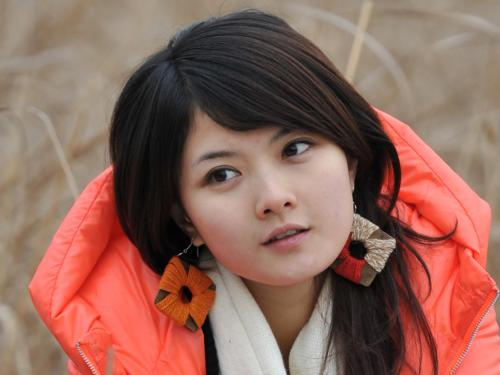
#> input picture shou.jpg, 500 x 375 px
$ python img_utils_demo.py
#> lines starting #> are read from the running program, lines starting #| are printed output that depends on the picture
#> in demo, image is the input picture: shape (375, 500, 3); mean R, G, B 144.7, 102, 90.5
### img_utils.py

import numpy as np
from skimage.transform import rescale

np.seterr(divide='ignore', invalid='ignore')

# [31 lines left out: function mls_affine_deformation_1pt, not called in this run]

def mls_affine_deformation(image, p, q, alpha=1.0, density=1.0):
    ''' Affine deformation
    ### Params:
        * image - ndarray: original image
        * p - ndarray: an array with size [n, 2], original control points
        * q - ndarray: an array with size [n, 2], final control points
        * alpha - float: parameter used by weights
        * density - float: density of the grids
    ### Return:
        A deformed image.
    '''
#> called with p = array of shape (20, 2), q = array of shape (20, 2), alpha = 1, density = 1
    '''仿射变形
       ###  参数：
             * image -  ndarray：原始图像
             * p  -  ndarray：一个大小为[n，2]的数组，原始控制点
             * q  -  ndarray：一个大小为[n，2]的数组，最终控制点
             * alpha  -  float：权重使用的参数
             * density  -  float：网格的密度
         ###返回：
             变形的图像。
    '''
    height = image.shape[0]
#> height = 375
    width = image.shape[1]
#> width = 500
    #将（x，y）更改为（row，col）
    q = q[:, [1, 0]]
    p = p[:, [1, 0]]
    # 在原始图像上制作网格
    gridX = np.linspace(0, width, num=int(width*density), endpoint=False)
#> gridX = 500 values from 0 to 499
    gridY = np.linspace(0, height, num=int(height*density), endpoint=False)
#> gridY = 375 values from 0 to 374
    vy, vx = np.meshgrid(gridX, gridY)
    grow = vx.shape[0]  # 网格行
#> grow = 375
    gcol = vx.shape[1]  # 网格列
#> gcol = 500
    ctrls = p.shape[0]  # 控制点

    reshaped_p = p.reshape(ctrls, 2, 1, 1)                                              # [ctrls, 2, 1, 1]
    reshaped_v = np.vstack((vx.reshape(1, grow, gcol), vy.reshape(1, grow, gcol)))      # [2, grow, gcol]
    #print('the reshaped_v is\n ', reshaped_v)
    w = 1.0 / np.sum((reshaped_p - reshaped_v) ** 2, axis=1)**alpha   #计算每一个点到控制点p的距离    # [ctrls, grow, gcol]
    #print('the w is\n ', w)
    w[w == np.inf] = 2**31 - 1 #如果该点为控制顶点，那么需要把该控制顶点的权重设置为无穷大
    reshaped_pp= reshaped_p.transpose(1, 0, 2, 3)
    #print('the reshaped_pp is\n ', reshaped_pp)  # 关于p的四维数组
    pstar = np.sum(w * reshaped_p.transpose(1, 0, 2, 3), axis=1) / np.sum(w, axis=0)    # [2, grow, gcol]
    #print('the pstar is\n ', pstar)
    phat = reshaped_p - pstar                                                           # [ctrls, 2, grow, gcol]
    reshaped_phat1 = phat.reshape(ctrls, 2, 1, grow, gcol)                              # [ctrls, 2, 1, grow, gcol]
    reshaped_phat2 = phat.reshape(ctrls, 1, 2, grow, gcol)                              # [ctrls, 1, 2, grow, gcol]
    reshaped_w = w.reshape(ctrls, 1, 1, grow, gcol)                                     # [ctrls, 1, 1, grow, gcol]
    pTwp = np.sum(reshaped_phat1 * reshaped_w * reshaped_phat2, axis=0)                 # [2, 2, grow, gcol]
    #print('the pTwp is\n ', pTwp)
    inv_pTwp = np.linalg.inv(pTwp.transpose(2, 3, 0, 1))
    mul_left = reshaped_v - pstar                                                       # [2, grow, gcol]
    reshaped_mul_left = mul_left.reshape(1, 2, grow, gcol).transpose(2, 3, 0, 1)        # [grow, gcol, 1, 2]
    mul_right = reshaped_w * reshaped_phat1                                             # [ctrls, 2, 1, grow, gcol]
    reshaped_mul_right =mul_right.transpose(0, 3, 4, 1, 2)                              # [ctrls, grow, gcol, 2, 1]
    A = np.matmul(np.matmul(reshaped_mul_left, inv_pTwp), reshaped_mul_right)           # [ctrls, grow, gcol, 1, 1]
    reshaped_A = A.reshape(ctrls, 1, grow, gcol)                                        # [ctrls, 1, grow, gcol]

    # Calculate q
    reshaped_q = q.reshape((ctrls, 2, 1, 1))                                            # [ctrls, 2, 1, 1]
    qstar = np.sum(w * reshaped_q.transpose(1, 0, 2, 3), axis=1) / np.sum(w, axis=0)    # [2, grow, gcol]
    qhat = reshaped_q - qstar                                                           # [ctrls, 2, grow, gcol]

    # Get final image transfomer -- 3-D array获得最终图像变换器 -  3D阵列
    transformers = np.sum(reshaped_A * qhat, axis=0) + qstar                            # [2, grow, gcol]

    # Removed the points outside the border 删除了边界外的点
    transformers[transformers < 0] = 0
    transformers[0][transformers[0] > height - 1] = 0
    transformers[1][transformers[1] > width - 1] = 0

    # Mapping original image 映射原始图像
    transformed_image = np.ones_like(image) * 255 #三原色都为255
    new_gridY, new_gridX = np.meshgrid((np.arange(gcol) / density).astype(np.int16),
                                        (np.arange(grow) / density).astype(np.int16))
    transformed_image[tuple(transformers.astype(np.int16))] = image[new_gridX, new_gridY]    # [grow, gcol]
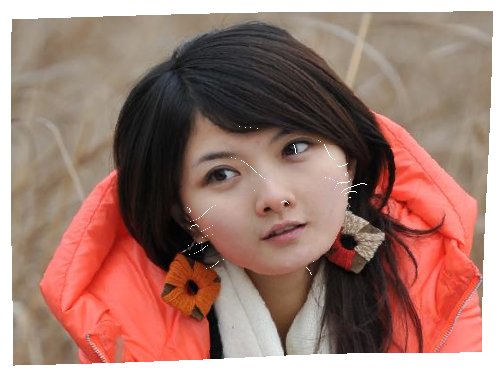
#> transformed_image: shape (375, 500, 3); mean R, G, B 158.5, 121.6, 111.5
    return transformed_image

def mls_affine_deformation_inv(image, p, q, alpha=1.0, density=1.0):
    '''仿射逆变形
         参数：###
             * image -  ndarray：原始图像
             * p  -  ndarray：一个大小为[n，2]的数组，原始控制点
             * q  -  ndarray：一个大小为[n，2]的数组，最终控制点
             * alpha  -  float：权重使用的参数
             * density - 浮点数：网格的密度
         ###返回：
             变形的图像。
    '''
#> called with p = array of shape (20, 2), q = array of shape (20, 2), alpha = 1, density = 1
    height = image.shape[0]
#> height = 375
    width = image.shape[1]
#> width = 500
    # Change (x, y) to (row, col)
    q = q[:, [1, 0]]
    p = p[:, [1, 0]]

    # Make grids on the original image
    gridX = np.linspace(0, width, num=int(width*density), endpoint=False)
#> gridX = 500 values from 0 to 499
    gridY = np.linspace(0, height, num=int(height*density), endpoint=False)
    vy, vx = np.meshgrid(gridX, gridY)
    grow = vx.shape[0]  # grid rows
    gcol = vx.shape[1]  # grid cols
    ctrls = p.shape[0]  # control points

    # Compute
    reshaped_p = p.reshape(ctrls, 2, 1, 1)                                              # [ctrls, 2, 1, 1]
    reshaped_q = q.reshape((ctrls, 2, 1, 1))                                            # [ctrls, 2, 1, 1]
    reshaped_v = np.vstack((vx.reshape(1, grow, gcol), vy.reshape(1, grow, gcol)))      # [2, grow, gcol]

    w = 1.0 / np.sum((reshaped_p - reshaped_v) ** 2, axis=1)**alpha                     # [ctrls, grow, gcol]
    w[w == np.inf] = 2**31 - 1
    pstar = np.sum(w * reshaped_p.transpose(1, 0, 2, 3), axis=1) / np.sum(w, axis=0)    # [2, grow, gcol]
    phat = reshaped_p - pstar                                                           # [ctrls, 2, grow, gcol]
    qstar = np.sum(w * reshaped_q.transpose(1, 0, 2, 3), axis=1) / np.sum(w, axis=0)    # [2, grow, gcol]
    qhat = reshaped_q - qstar                                                           # [ctrls, 2, grow, gcol]

    reshaped_phat = phat.reshape(ctrls, 2, 1, grow, gcol)                               # [ctrls, 2, 1, grow, gcol]
    reshaped_phat2 = phat.reshape(ctrls, 1, 2, grow, gcol)                              # [ctrls, 2, 1, grow, gcol]
    reshaped_qhat = qhat.reshape(ctrls, 1, 2, grow, gcol)                               # [ctrls, 1, 2, grow, gcol]
    reshaped_w = w.reshape(ctrls, 1, 1, grow, gcol)                                     # [ctrls, 1, 1, grow, gcol]
    pTwq = np.sum(reshaped_phat * reshaped_w * reshaped_qhat, axis=0)                   # [2, 2, grow, gcol]
    inv_pTwq = np.linalg.inv(pTwq.transpose(2, 3, 0, 1))                            # [grow, gcol, 2, 2]
    mul_left = reshaped_v - qstar                                                       # [2, grow, gcol]
    reshaped_mul_left = mul_left.reshape(1, 2, grow, gcol).transpose(2, 3, 0, 1)        # [grow, gcol, 1, 2]
    mul_right = np.sum(reshaped_phat * reshaped_w * reshaped_phat2, axis=0)             # [2, 2, grow, gcol]
    reshaped_mul_right =mul_right.transpose(2, 3, 0, 1)                                 # [grow, gcol, 2, 2]
    temp = np.matmul(np.matmul(reshaped_mul_left, inv_pTwq), reshaped_mul_right)        # [grow, gcol, 1, 2]
    reshaped_temp = temp.reshape(grow, gcol, 2).transpose(2, 0, 1)                      # [2, grow, gcol]

    # Get final image transfomer -- 3-D array
    transformers = reshaped_temp + pstar                                                # [2, grow, gcol]

    # Removed the points outside the border
    transformers[transformers < 0] = 0
    transformers[0][transformers[0] > height - 1] = 0
    transformers[1][transformers[1] > width - 1] = 0

    # Mapping original image
    transformed_image = image[tuple(transformers.astype(np.int16))]    # [grow, gcol]
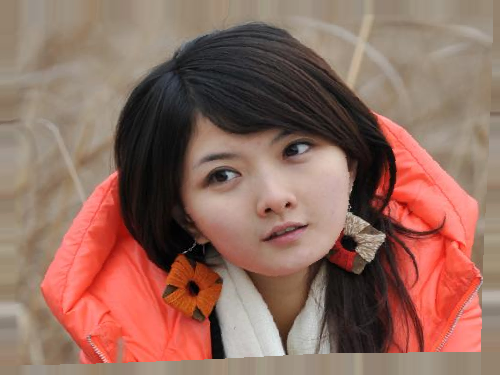
#> transformed_image: shape (375, 500, 3); mean R, G, B 145.4, 106.8, 94.5

    # Rescale image
    transformed_image = rescale(transformed_image, scale=1.0 / density, mode='reflect')

    return transformed_image


# [331 lines left out: functions mls_similarity_deformation, mls_similarity_deformation_inv, mls_rigid_deformation, mls_rigid_deformation_inv, not called in this run]

### img_utils_demo.py
#! /usr/bin/env python
# -*- coding: utf-8 -*-

"""
Image deformation using moving least squares

@author: Jarvis ZHANG
@date: 2017/8/8
@editor: VS Code
"""

import os
import sys
import numpy as np
import matplotlib.pyplot as plt
from img_utils import (mls_affine_deformation, mls_affine_deformation_inv,
                       mls_similarity_deformation, mls_similarity_deformation_inv,
                       mls_rigid_deformation, mls_rigid_deformation_inv)


def show_example():
    img = plt.imread(os.path.join(sys.path[0], "double.jpg"))
    plt.imshow(img)
    plt.show()

def demo(fun, fun_inv, name):
    '''
    p = np.array([
        [30, 155], [125, 155], [225, 155],
        [100, 235], [160, 235], [85, 295], [180, 293]
    ])
    q = np.array([
        [42, 211], [125, 155], [235, 100],
        [80, 235], [140, 235], [85, 295], [180, 295]
    ])
    '''
    p = np.array([
        [186, 214], [196, 232], [207, 248],[222, 264], [240, 276], [262, 283], [286, 285],
        [307, 280], [325, 270], [338, 255], [349, 238], [354, 218], [353, 197], [349, 177],
        [345, 157], [216, 172], [230, 179], [287, 147], [303, 152], [286, 211]
    ])
    q = np.array([
        [186, 214], [198, 232], [212, 245], [228, 260], [244, 268], [264, 275], [285, 274],
        [301, 269], [320, 258], [332, 246], [340, 233], [346, 215], [349, 200], [349, 177],
        [345, 157], [216, 172], [230, 179], [287, 147], [303, 152], [286, 211]
    ])
    image = plt.imread(os.path.join(sys.path[0], "shou.jpg"))

    plt.figure(figsize=(8, 6))
    plt.subplot(131)
    plt.axis('off')
    plt.imshow(image)
    plt.title("Original Image")
    if fun is not None:
        transformed_image = fun(image, p, q, alpha=1, density=1)
        plt.subplot(133)
        plt.axis('off')
        plt.imshow(transformed_image)
        plt.title(" %s Deformation " % name)
        '''
        transformed_image = fun(image, p, q, alpha=1, density=0.7)
        plt.subplot(235)
        plt.axis('off')
        plt.imshow(transformed_image)
        plt.title("%s Deformation \n Sampling density 0.7"%name)
        '''
    if fun_inv is not None:
        transformed_image = fun_inv(image, p, q, alpha=1, density=1)
        plt.subplot(132)
        plt.axis('off')
        plt.imshow(transformed_image)
        plt.title("Inverse %s Deformation "%name)
        '''
        transformed_image = fun_inv(image, p, q, alpha=1, density=0.7)
        plt.subplot(236)
        plt.axis('off')
        plt.imshow(transformed_image)
        plt.title("Inverse %s Deformation \n Sampling density  0.7"%name)
        '''
    plt.tight_layout(w_pad=0.1)
    plt.show()
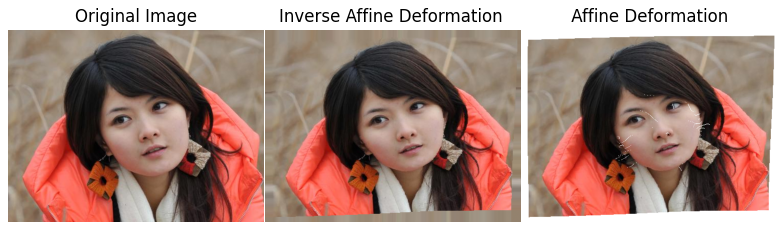
#> figure drawn by matplotlib, 3 panels

def demo2(fun):
    '''
        Smiled Monalisa
    '''

    p = np.array([
        [186, 140], [295, 135], [208, 181], [261, 181], [184, 203], [304, 202], [213, 225],
        [243, 225], [211, 244], [253, 244], [195, 254], [232, 281], [285, 252]
    ])
    q = np.array([
        [186, 140], [295, 135], [208, 181], [261, 181], [184, 203], [304, 202], [213, 225],
        [243, 225], [211, 244], [253, 244], [202, 252], [232, 281], [276, 250]
    ])
    image = plt.imread(os.path.join(sys.path[0], "monalisa.jpg"))
    plt.subplot(121)
    plt.axis('off')
    plt.imshow(image)
    transformed_image = fun(image, p, q, alpha=1, density=1)
    plt.subplot(122)
    plt.axis('off')
    plt.imshow(transformed_image)
    plt.tight_layout(w_pad=1.0, h_pad=1.0)
    #transformed_image.save("monalisa_2.jpg")
    #plt.savefig("monalisa_2.jpg")
    plt.imsave('monalisa_2.jpg', transformed_image)
    plt.show()


if __name__ == "__main__":
    #affine deformation
    demo(mls_affine_deformation, mls_affine_deformation_inv, "Affine")
    # [10 lines of commented-out code are left out]
